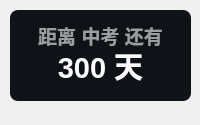
<?xml version="1.0" encoding="UTF-8"?>
<ui version="4.0">
 <class>Theme</class>
 <widget class="QWidget" name="Form">
  <property name="geometry">
   <rect>
    <x>0</x>
    <y>0</y>
    <width>200</width>
    <height>125</height>
   </rect>
  </property>
  <property name="minimumSize">
   <size>
    <width>0</width>
    <height>0</height>
   </size>
  </property>
  <property name="maximumSize">
   <size>
    <width>16777215</width>
    <height>65536</height>
   </size>
  </property>
  <property name="windowTitle">
   <string>倒计日</string>
  </property>
  <widget class="QLabel" name="countdown_custom_title">
   <property name="geometry">
    <rect>
     <x>20</x>
     <y>20</y>
     <width>161</width>
     <height>31</height>
    </rect>
   </property>
   <property name="font">
    <font>
     <family>Microsoft YaHei UI</family>
     <pointsize>14</pointsize>
     <weight>75</weight>
     <bold>true</bold>
    </font>
   </property>
   <property name="styleSheet">
    <string notr="true">color: rgba(255, 255, 255, 150);
font-weight: bold;</string>
   </property>
   <property name="text">
    <string>距离 中考 还有</string>
   </property>
   <property name="textFormat">
    <enum>Qt::PlainText</enum>
   </property>
   <property name="alignment">
    <set>Qt::AlignCenter</set>
   </property>
  </widget>
  <widget class="QLabel" name="custom_countdown">
   <property name="geometry">
    <rect>
     <x>20</x>
     <y>30</y>
     <width>161</width>
     <height>71</height>
    </rect>
   </property>
   <property name="font">
    <font>
     <family>Microsoft YaHei UI</family>
     <pointsize>22</pointsize>
     <weight>75</weight>
     <bold>true</bold>
    </font>
   </property>
   <property name="styleSheet">
    <string notr="true">border: none;
color: rgba(255, 255, 255, 255);
font-weight: bold</string>
   </property>
   <property name="text">
    <string>300 天</string>
   </property>
   <property name="textFormat">
    <enum>Qt::PlainText</enum>
   </property>
   <property name="alignment">
    <set>Qt::AlignCenter</set>
   </property>
  </widget>
  <widget class="QLabel" name="backgnd">
   <property name="geometry">
    <rect>
     <x>10</x>
     <y>10</y>
     <width>181</width>
     <height>91</height>
    </rect>
   </property>
   <property name="styleSheet">
    <string notr="true">background-color: rgba(15, 18, 22, 255);
border-radius: 8px</string>
   </property>
   <property name="text">
    <string/>
   </property>
  </widget>
  <zorder>backgnd</zorder>
  <zorder>countdown_custom_title</zorder>
  <zorder>custom_countdown</zorder>
 </widget>
 <resources/>
 <connections/>
</ui>
